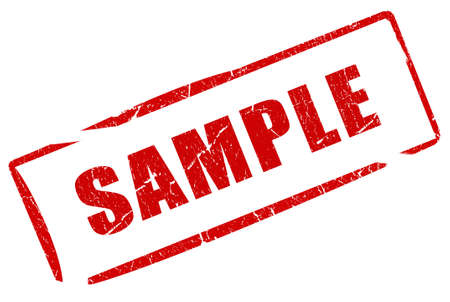
#> input picture sample.jpg, 450 x 302 px
$ python sample.py
#> lines starting #> are read from the running program, lines starting #| are printed output that depends on the picture; after the words box and inside, x2 and y2 are one past the last pixel; in counts of white or black regions, pixels touching at a corner belong together
import cv2
from pathlib import Path


def main():
    input_path = Path("sample.jpg")
    output_dir = Path("output")
    output_dir.mkdir(exist_ok=True)

    # 이미지 불러오기
    image = cv2.imread(str(input_path))
#> image is the input picture: shape (302, 450, 3); mean B, G, R 215.6, 215.7, 246.5

    if image is None:
        print(f"이미지를 불러올 수 없습니다: {input_path}")
        print("sample.jpg 파일이 존재하는지 확인하세요.")
        return

    # 원본 이미지 크기 확인
    height, width, channels = image.shape
#> height = 302; width = 450; channels = 3
    print(f"이미지 크기: {width} x {height}")
#| 이미지 크기: 450 x 302
    print(f"채널 수: {channels}")
#| 채널 수: 3

    # 1) 흑백 이미지 변환
    gray = cv2.cvtColor(image, cv2.COLOR_BGR2GRAY)
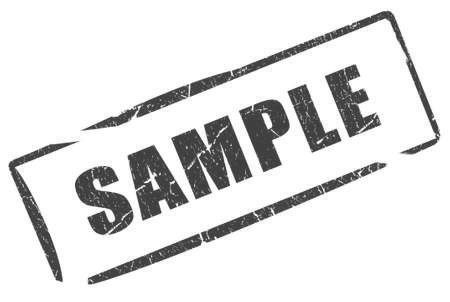
#> gray: shape (302, 450); min 39, max 255, mean 224.9

    # 2) 가우시안 블러 적용
    blurred = cv2.GaussianBlur(gray, (7, 7), 0)
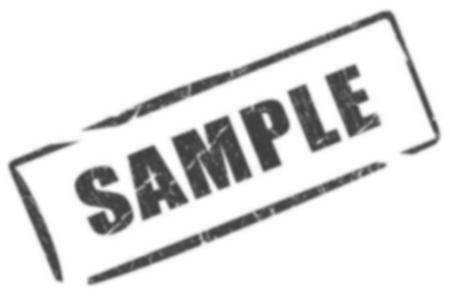
#> blurred: shape (302, 450); min 62, max 255, mean 224.9

    # 3) 윤곽선 검출
    edges = cv2.Canny(blurred, 80, 160)
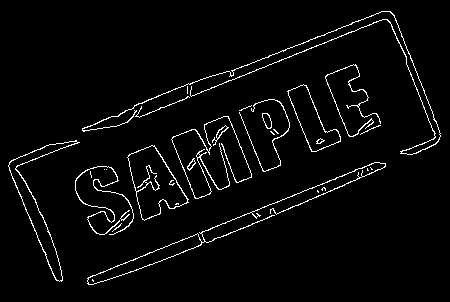
#> edges: shape (302, 450); 3.4% white in thin lines or dots, all inside (x1, y1, x2, y2) = (8, 11, 441, 285)

    # 결과 저장
    cv2.imwrite(str(output_dir / "gray.jpg"), gray)
    cv2.imwrite(str(output_dir / "blurred.jpg"), blurred)
    cv2.imwrite(str(output_dir / "edges.jpg"), edges)

    print("이미지 처리가 완료되었습니다.")
    print("output/gray.jpg")
    print("output/blurred.jpg")
    print("output/edges.jpg")

    # 화면에 결과 표시
    cv2.imshow("Original Image", image)
    cv2.imshow("Gray Image", gray)
    cv2.imshow("Edge Detection", edges)

    print("아무 키나 누르면 창이 닫힙니다.")
    cv2.waitKey(0)
    cv2.destroyAllWindows()


if __name__ == "__main__":
    main()
